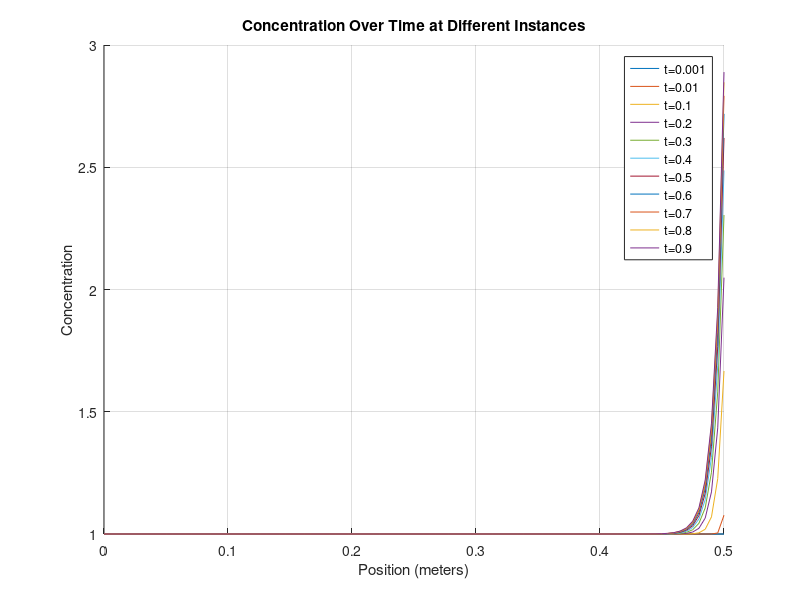
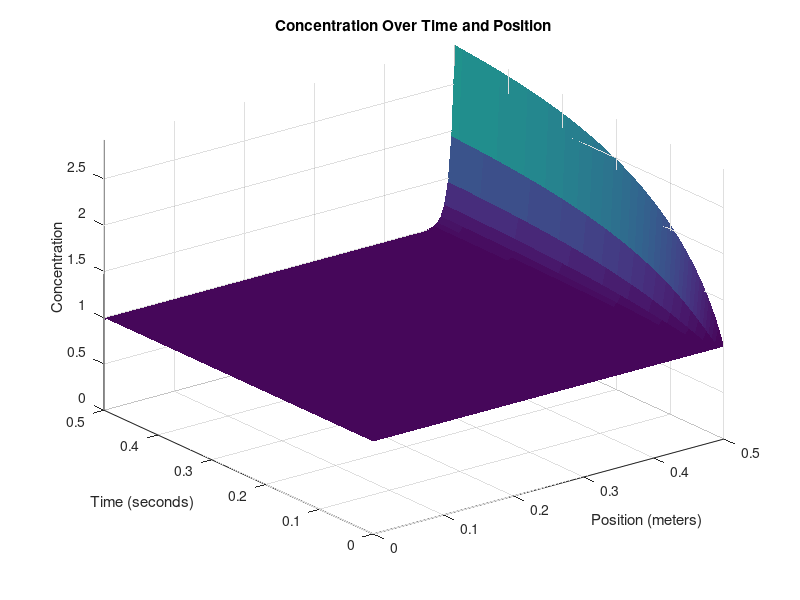

MATLAB code to generate these figures, in order:
clear
close all
clc

% Define parameters
domain_length = 0.5;   % Domain length (meters)
domain_steps = 100;    % Number of spatial domain_steps points
dx = domain_length / (domain_steps - 1);

time_length = 0.5;      % Time length (seconds)
time_steps = 500;       % Number of time steps
dt = time_length / time_steps;

D = 0.001;               % Diffusion coefficient
velocity = 0.2;         % Constant velocity (m/s)
feed_conc = 1; % Constant solute concentration at the first cell
rejection_rate = 0.5; % No rejection

%Constants
R=8.31415; % Gasconstant []
T=273.15+20; %Temperature [K]

% Create a grid for space and time
x = linspace(0, domain_length, domain_steps);
t = linspace(0, time_length, time_steps);

% Initialize the concentration array (1D)
C = ones(domain_steps, time_steps);
% Initial condition (as a column vector)
%C(domain_steps/2,1)=2;
rho = velocity*dx/dt;
r = D*dx/dt;
fprintf(' r = %f \n rho = %f ', r, rho);
if (1-2*r-rho)<0 
   fprintf('ERROR: Stabilitetsfejl');
end

% Time-stepping loop
for j = 2:time_steps
    for i = 1:domain_steps
        % Calculate the second derivative in x direction
        if i == 1
             C(1,:) = feed_conc; % Fill the first cell with inflow concentration
            % No left neighbor at the first cell
            d2Cdx2 = D * (C(2, j-1) -  C(1, j-1)) / dx^2;
             % Apply advection and inflow at the first cell
            dCdt_advection = -velocity * C(i, j-1) / dx;
        elseif i == domain_steps
            % No right neighbor at the last cell and MEMBRANE
            d2Cdx2 = (D * (C(domain_steps - 1, j-1) - C(domain_steps, j-1)) / dx^2) + C(i,j-1)*(rejection_rate)*velocity/(dx);
        else
            % Calculate the second derivative normally
            d2Cdx2 = D * (C(i + 1, j-1) - 2 * C(i, j-1) + C(i - 1, j-1)) / dx^2;
            % Apply advection term
            dCdt_advection = -velocity * (C(i, j-1) - C(i-1, j-1)) / dx;
        end
        % Apply the diffusion-advection-(electromigration) equation
        C(i, j) = C(i, j-1) + dt * (d2Cdx2 + dCdt_advection);
    end
end


% Define fractions of time steps you want to visualize
time_fraction = [0.001, 0.01, 0.1, 0.2, 0.3, 0.4, 0.5, 0.6, 0.7, 0.8, 0.9];  % For example, 0.1 corresponds to 10% of time steps

% Calculate the corresponding time indices
time_instances = round(time_fraction * time_steps);

% Create a figure for the first plot
figure;
hold on;

% Plot concentration at specific time instances
for i = 1:length(time_instances)
    time_index = time_instances(i);
    plot(x, C(:, time_index));
end

xlabel('Position (meters)');
ylabel('Concentration');
title('Concentration Over Time at Different Instances');

% Add a legend for clarity
legend(arrayfun(@(f) ['t=', num2str(f)], time_fraction, 'UniformOutput', false));

grid on;
hold off;

% Create a 3D surface plot to visualize concentration over time and position
[T, X] = meshgrid(t, x);
figure;
h = surf(X, T, C); % Transpose removed here
xlabel('Position (meters)');
ylabel('Time (seconds)');
zlabel('Concentration');
title('Concentration Over Time and Position');

% Set axis limits to start at the origin
xlim([0, domain_length]);
ylim([0, time_length]);
zlim([0, max(C(:))]); % Assuming max(C(:)) is the maximum concentration in your data


set(h,'LineStyle','none')
